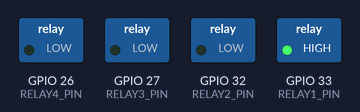
A sketch run on a simulated ESP32. Shown: switched loads named in the sketch (green lamp = pin HIGH).

Above: at 1.0 s.
At 3.0 s:
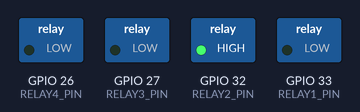
At 5.0 s:
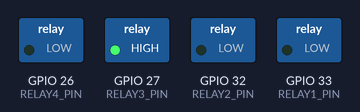
At 7.0 s:
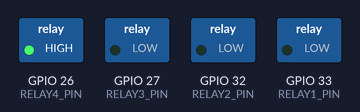
At 10.0 s:
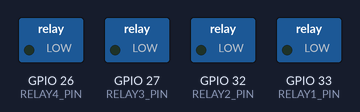
Timing chart, 0 to 10.9 s (numbered marks = the images above):
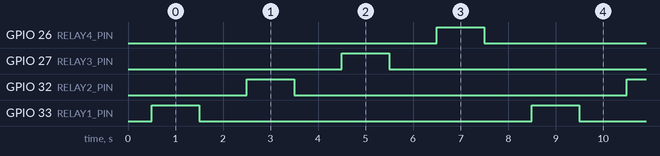

Measured:
- by itself, GPIO 26 (RELAY4_PIN), GPIO 27 (RELAY3_PIN), GPIO 32 (RELAY2_PIN), GPIO 33 (RELAY1_PIN): alternates HIGH for 1.0 s and LOW for 7.0 s
- by itself, everything shown: repeats every 8.0 s, in 8 steps

The sketch:

4Channel_Output_test.ino
```cpp
// 4채널 보드 v1.5
// 릴레이 출력핀 확인 소스 입니다. 2023-02-14

#define RELAY1_PIN 33
#define RELAY2_PIN 32
#define RELAY3_PIN 27
#define RELAY4_PIN 26

void setup() {
pinMode(RELAY1_PIN, OUTPUT);  //릴레이 출력핀 세팅
pinMode(RELAY2_PIN, OUTPUT);
pinMode(RELAY3_PIN, OUTPUT);
pinMode(RELAY4_PIN, OUTPUT);

digitalWrite(RELAY1_PIN,0);   //전체 off
digitalWrite(RELAY2_PIN,0);
digitalWrite(RELAY3_PIN,0);
digitalWrite(RELAY4_PIN,0);
delay(500);
}

void loop() {
digitalWrite(RELAY1_PIN,1);   // 1~4 릴레이 on/off
delay(1000);
digitalWrite(RELAY1_PIN,0);
delay(1000);

digitalWrite(RELAY2_PIN,1);
delay(1000);
digitalWrite(RELAY2_PIN,0);
delay(1000);

digitalWrite(RELAY3_PIN,1);
delay(1000);
digitalWrite(RELAY3_PIN,0);
delay(1000);

digitalWrite(RELAY4_PIN,1);
delay(1000);
digitalWrite(RELAY4_PIN,0);
delay(1000);
}
```
